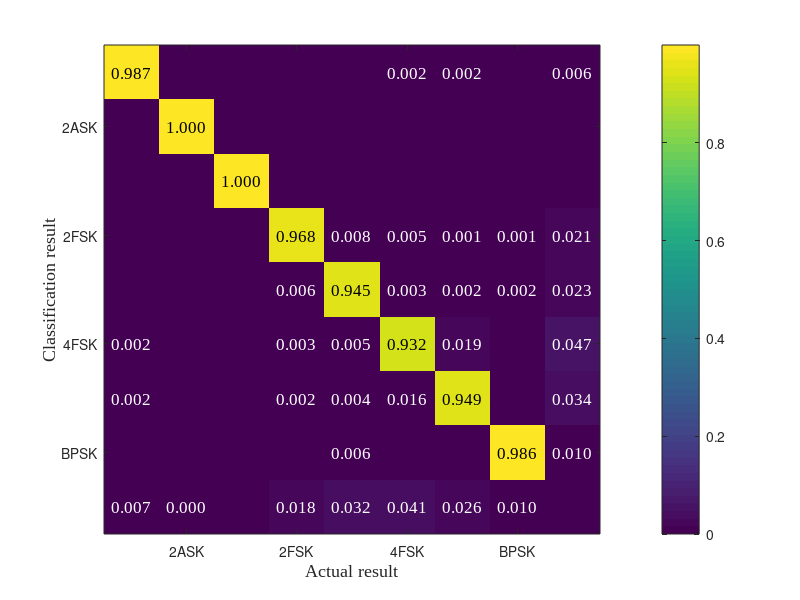

Write MATLAB code to recreate this figure.
clear all
load acc

cm(:,9) = cm(:,9)/(sum(sum((cm(1:8,1:8))))+sum(cm(:,9)))*8;
%cm(9,:) = cm(9,:)/(sum(sum((cm(1:8,1:8))))+sum(cm(9,:)));
for i=1:8
    a=sum(cm(:,i));
    cm(:,i) = cm(:,i)/a;
end


imagesc(cm);

colorbar();
ylabel('Classification result','FontName', 'Times New Roman', 'FontSize', 13)
xlabel('Actual result','FontName', 'Times New Roman', 'FontSize', 13)
xticklabels({'2ASK','2FSK','4FSK','BPSK','QPSK','16QAM','64QAM','MSK'})
yticklabels({'2ASK','2FSK','4FSK','BPSK','QPSK','16QAM','64QAM','MSK'})


for i=1:9
    for j=1:9
        if i==j && cm(i,j)>=0.001
            text(i,j,num2str(cm(j,i),'%.3f'),'HorizontalAlignment',...
            'center','FontName', 'Times New Roman', 'FontSize', 12, 'color','black')
        elseif cm(i,j)>=0.001
            text(i,j,num2str(cm(j,i),'%.3f'),'HorizontalAlignment',...
            'center','FontName', 'Times New Roman', 'FontSize', 12, 'color','white')
        end
    end
end